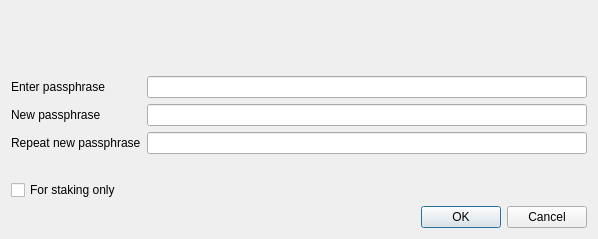
<?xml version="1.0" encoding="UTF-8"?>
<ui version="4.0">
 <class>AskPassphraseDialog</class>
 <widget class="QDialog" name="AskPassphraseDialog">
  <property name="geometry">
   <rect>
    <x>0</x>
    <y>0</y>
    <width>598</width>
    <height>239</height>
   </rect>
  </property>
  <property name="sizePolicy">
   <sizepolicy hsizetype="Preferred" vsizetype="Minimum">
    <horstretch>0</horstretch>
    <verstretch>0</verstretch>
   </sizepolicy>
  </property>
  <property name="minimumSize">
   <size>
    <width>550</width>
    <height>0</height>
   </size>
  </property>
  <property name="windowTitle">
   <string>Passphrase Dialog</string>
  </property>
  <property name="styleSheet">
   <string notr="true"/>
  </property>
  <layout class="QVBoxLayout" name="verticalLayout">
   <item>
    <widget class="QLabel" name="warningLabel">
     <property name="textFormat">
      <enum>Qt::RichText</enum>
     </property>
     <property name="wordWrap">
      <bool>true</bool>
     </property>
    </widget>
   </item>
   <item>
    <layout class="QFormLayout" name="formLayout">
     <property name="fieldGrowthPolicy">
      <enum>QFormLayout::AllNonFixedFieldsGrow</enum>
     </property>
     <item row="0" column="0">
      <widget class="QLabel" name="passLabel1">
       <property name="text">
        <string>Enter passphrase</string>
       </property>
      </widget>
     </item>
     <item row="0" column="1">
      <widget class="QLineEdit" name="passEdit1">
       <property name="echoMode">
        <enum>QLineEdit::Password</enum>
       </property>
      </widget>
     </item>
     <item row="1" column="0">
      <widget class="QLabel" name="passLabel2">
       <property name="text">
        <string>New passphrase</string>
       </property>
      </widget>
     </item>
     <item row="1" column="1">
      <widget class="QLineEdit" name="passEdit2">
       <property name="echoMode">
        <enum>QLineEdit::Password</enum>
       </property>
      </widget>
     </item>
     <item row="2" column="0">
      <widget class="QLabel" name="passLabel3">
       <property name="text">
        <string>Repeat new passphrase</string>
       </property>
      </widget>
     </item>
     <item row="2" column="1">
      <widget class="QLineEdit" name="passEdit3">
       <property name="echoMode">
        <enum>QLineEdit::Password</enum>
       </property>
      </widget>
     </item>
     <item row="3" column="1">
      <widget class="QLabel" name="capsLabel">
       <property name="font">
        <font>
         <weight>50</weight>
         <bold>false</bold>
        </font>
       </property>
       <property name="text">
        <string/>
       </property>
       <property name="alignment">
        <set>Qt::AlignCenter</set>
       </property>
      </widget>
     </item>
     <item row="4" column="0">
      <widget class="QCheckBox" name="stakingCheckBox">
       <property name="enabled">
        <bool>true</bool>
       </property>
       <property name="visible">
        <bool>false</bool>
       </property>
       <property name="toolTip">
        <string>Serves to disable the trivial sendmoney when OS account compromised. Provides no real security.</string>
       </property>
       <property name="text">
        <string>For staking only</string>
       </property>
      </widget>
     </item>
    </layout>
   </item>
   <item>
    <widget class="QDialogButtonBox" name="buttonBox">
     <property name="orientation">
      <enum>Qt::Horizontal</enum>
     </property>
     <property name="standardButtons">
      <set>QDialogButtonBox::Cancel|QDialogButtonBox::Ok</set>
     </property>
    </widget>
   </item>
  </layout>
 </widget>
 <resources/>
 <connections>
  <connection>
   <sender>buttonBox</sender>
   <signal>accepted()</signal>
   <receiver>AskPassphraseDialog</receiver>
   <slot>accept()</slot>
   <hints>
    <hint type="sourcelabel">
     <x>248</x>
     <y>254</y>
    </hint>
    <hint type="destinationlabel">
     <x>157</x>
     <y>274</y>
    </hint>
   </hints>
  </connection>
  <connection>
   <sender>buttonBox</sender>
   <signal>rejected()</signal>
   <receiver>AskPassphraseDialog</receiver>
   <slot>reject()</slot>
   <hints>
    <hint type="sourcelabel">
     <x>316</x>
     <y>260</y>
    </hint>
    <hint type="destinationlabel">
     <x>286</x>
     <y>274</y>
    </hint>
   </hints>
  </connection>
 </connections>
</ui>
